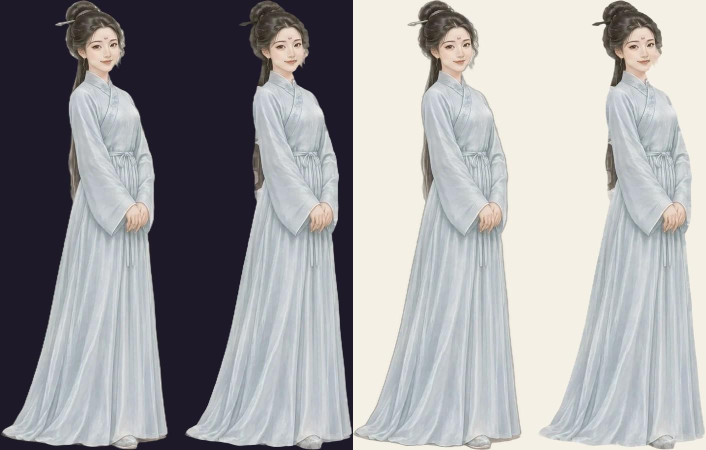
#> input picture dev/handover/reports/fig-cutout-clean/local-rim-fix-test-c05-ty3.jpg, 1412 x 900 px (shown at 1/2 size)
$ python measure.py local-rim-fix-test-c05-ty3.jpg
#> lines starting #> are read from the running program, lines starting #| are printed output that depends on the picture; after the words box and inside, x2 and y2 are one past the last pixel; in counts of white or black regions, pixels touching at a corner belong together
#!/usr/bin/env python3
"""measure.py FILE.webp -> dict: crown, hairline, chin, feet (px at 1800 tall), face ratio=(chin-hair)/(feet-hair), head_h=(chin-crown), shoulder width px at y=chin+60, body width max px (sleeves incl.)"""
import sys,numpy as np
from PIL import Image
def meas(p):
#> called with p = 'local-rim-fix-test-c05-ty3.jpg'
    im=Image.open(p).convert('RGBA');im=im.crop(im.split()[3].getbbox());s=1800/im.height;im=im.resize((round(im.width*s),1800))
#> after `s = 1800 / im.height`: s = 2
    a=np.asarray(im).astype(int);al=a[...,3]>128;rgb=a[...,:3]
#> after `al = a[..., 3] > 128`: al: shape (1800, 2824) bool; every value is 1
    r,g,b=rgb[...,0],rgb[...,1],rgb[...,2]
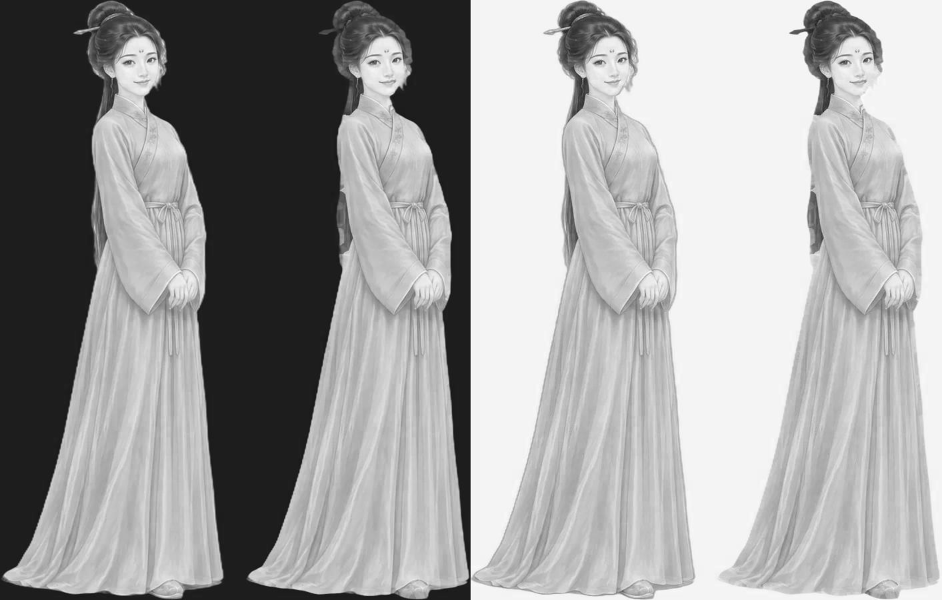
#> r: shape (1800, 2824) int64 (shown at 1/3 size); min 6, max 255, mean 160.3
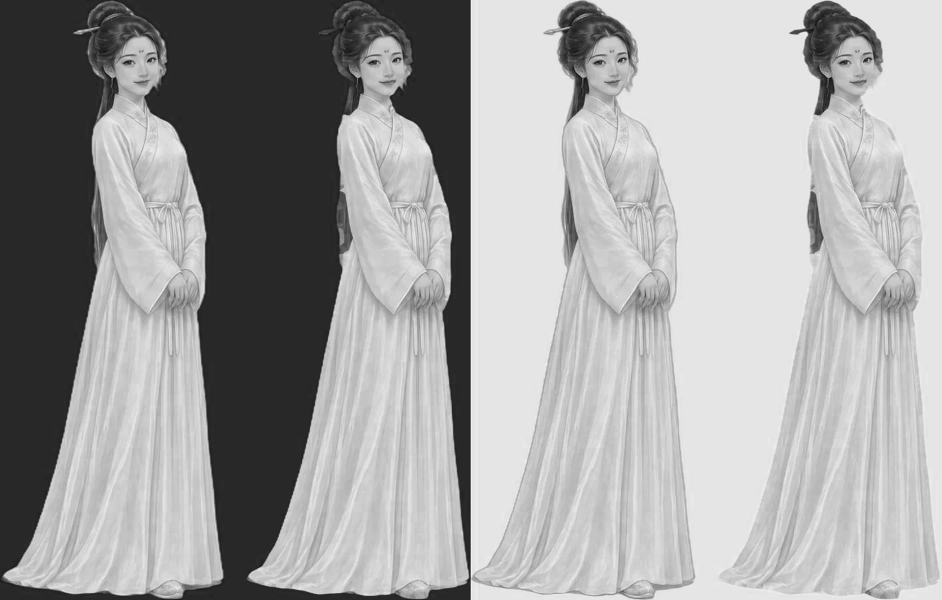
#> b: shape (1800, 2824) int64 (shown at 1/3 size); min 0, max 255, mean 162.1
    skin=al&(r>190)&(r>g+8)&(g>=b)&(r-b<70)&(r-b>12)   # warm light skin
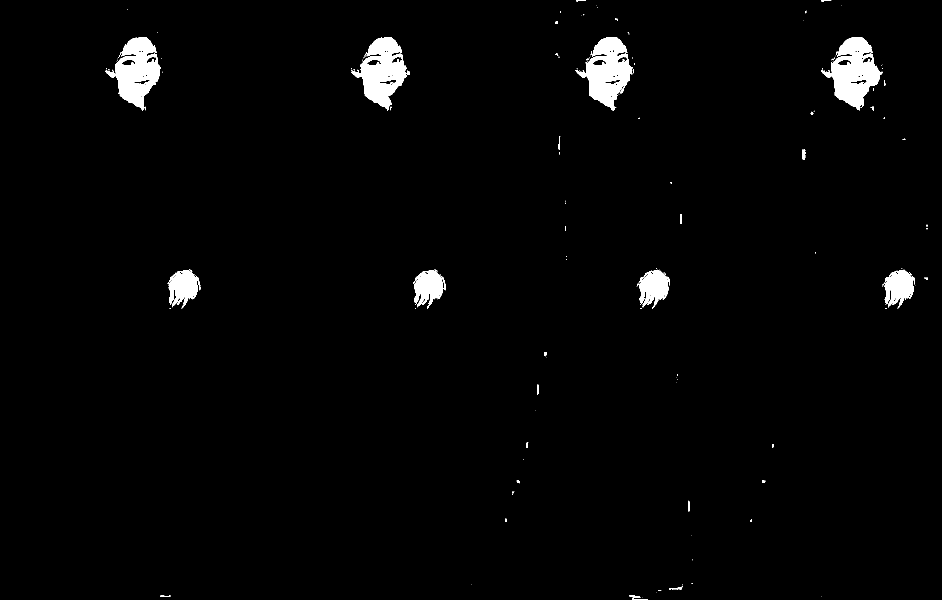
#> skin: shape (1800, 2824) bool (shown at 1/3 size); 2.1% white; 187 white regions (140 under 20 px), largest, box (x1, y1, x2, y2) and area: (2464, 111, 2647, 331) 19725, (1728, 111, 1897, 332) 18671, (1054, 111, 1221, 332) 18581
    rows=np.nonzero(al.any(1))[0];crown=int(rows[0]);feet=int(rows[-1])
#> after `rows = np.nonzero(al.any(1))[0]`: rows = 1800 values from 0 to 1799
#> after `crown = int(rows[0])`: crown = 0
#> after `feet = int(rows[-1])`: feet = 1799
    cx=int(np.nonzero(al[40:200].any(0))[0].mean()) if al[40:200].any() else im.width//2
#> cx = 1411
    # face rows: skin run width near centre (+-120px) per row between 40 and 330
    w=np.array([skin[y,max(0,cx-140):cx+140].sum() for y in range(0,360)])
#> w = 360 values from 0 to 0
    hair=None
    for y in range(40,300):
        if w[y]>=60 and w[y+3]>=60 and w[y+6]>=60: hair=y;break
    # chin: after the widest face row (cheeks), first row width < 55% of max, scanning down from eye level
    ymax=int(np.argmax(w[100:260]))+100;wm=w[ymax];chin=None
#> after `ymax = int(np.argmax(w[100:260])) + 100`: ymax = 100
#> after `wm = w[ymax]`: wm = 0
    for y in range(ymax,340):
        if w[y]<0.6*wm: chin=y;break
    # shoulder width: alpha width at y = chin+70 over the cloth (non-skin)
    out=dict(crown=crown,hair=hair,chin=chin,feet=feet)
#> out = 4 items
    if hair and chin:
        out['face_ratio']=round((chin-hair)/(feet-hair),3)
        out['head_h']=chin-crown
        y=chin+70;xs=np.nonzero(al[y])[0];out['shoulder_px']=int(xs[-1]-xs[0]) if len(xs) else None
    out['wh']=round(im.width/1800,3)
    return out
if __name__=='__main__':
    for p in sys.argv[1:]:print(p.split('/')[-1],meas(p))
